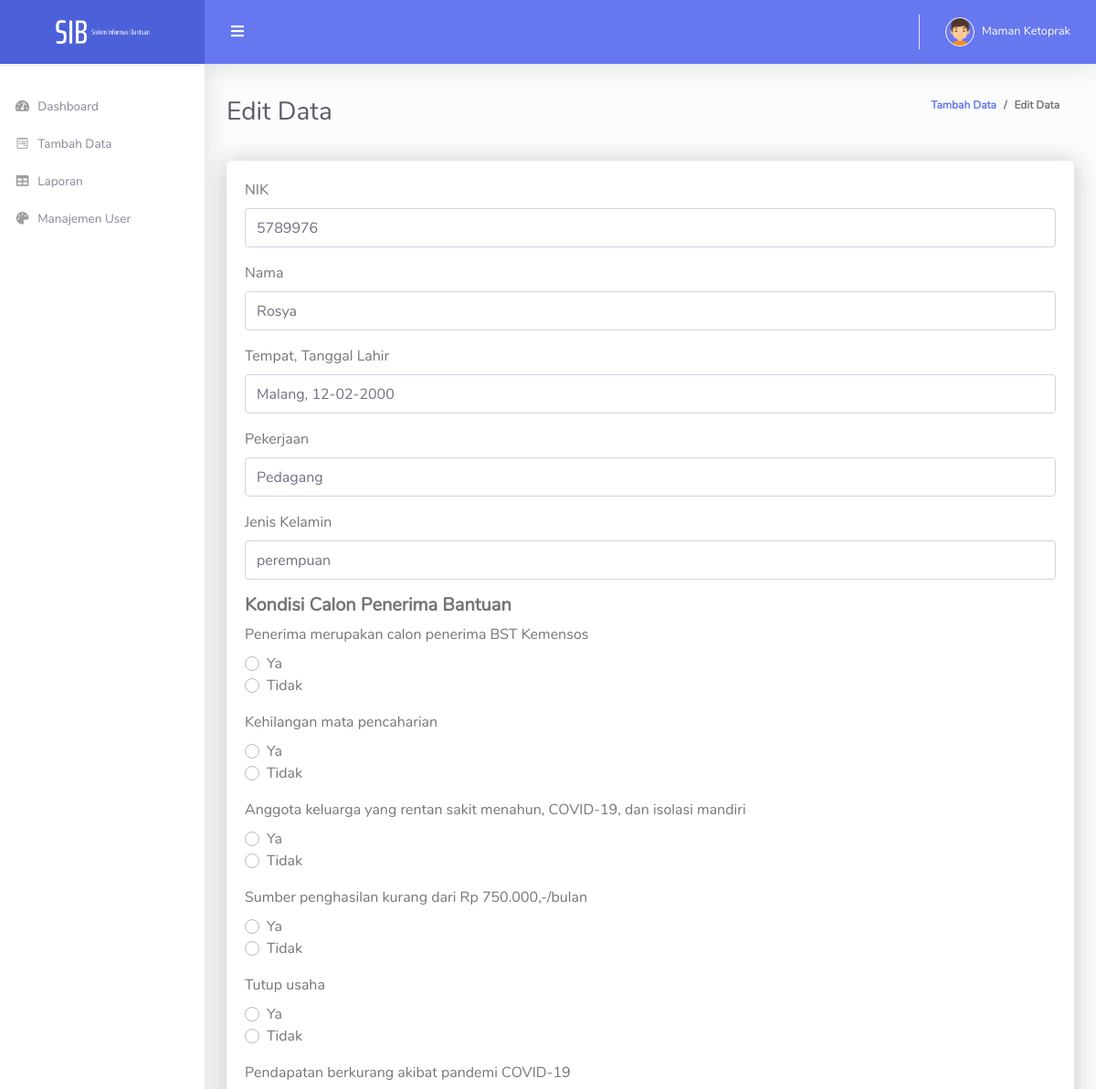
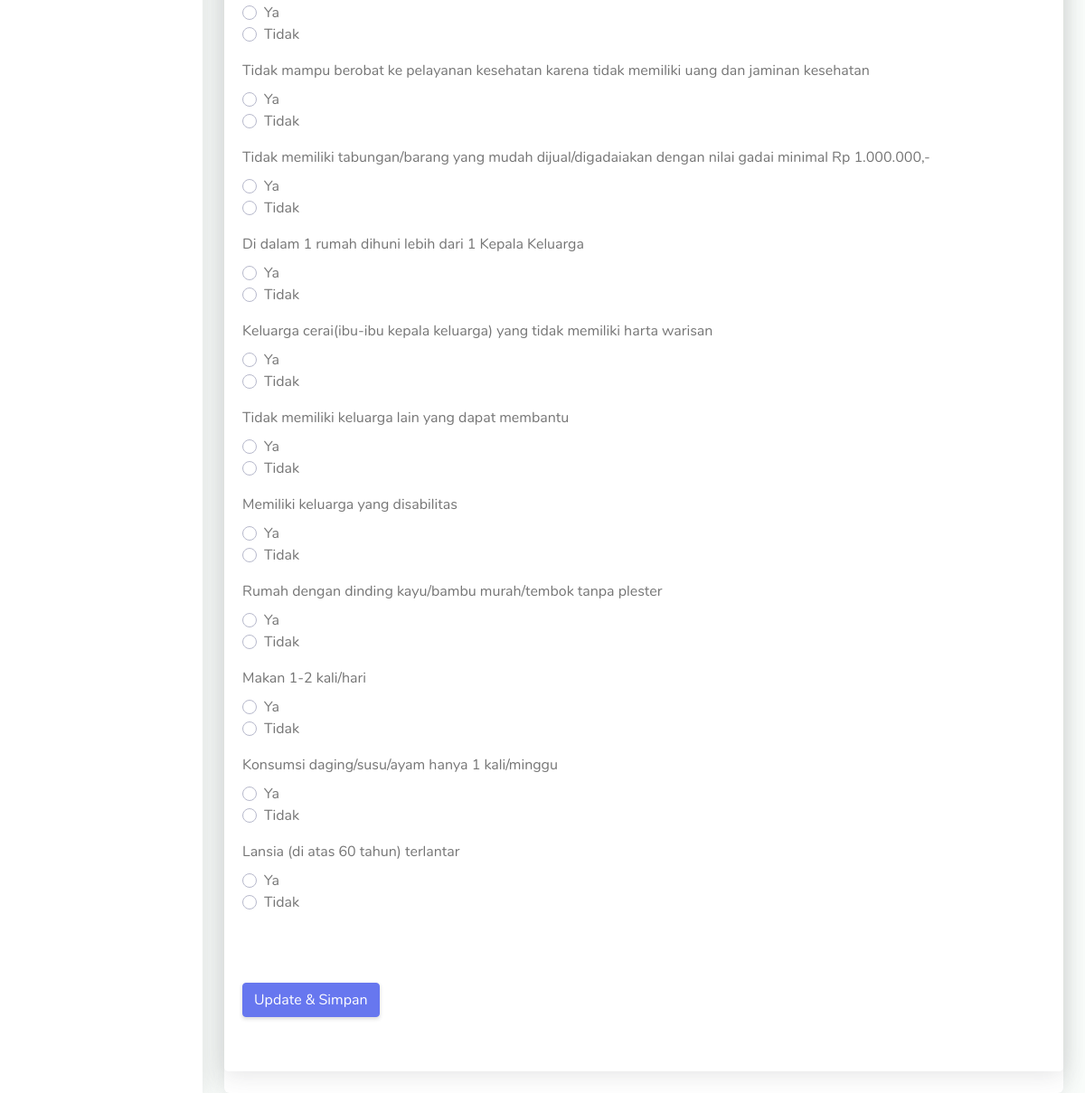
Page /tambahData/form_editData.php?id_penerima=4 on the committed database (2 pictures, top to bottom).
### tables this page shows
CREATE TABLE `datapenerima` (
  `id_penerima` int(11) NOT NULL,
  `nik` int(11) NOT NULL,
  `nama` varchar(225) NOT NULL,
  `ttl` varchar(100) NOT NULL,
  `pekerjaan` varchar(225) NOT NULL,
  `jenisKelamin` varchar(225) NOT NULL,
  `k1` tinyint(1) NOT NULL,
  `k2` tinyint(1) NOT NULL,
  `k3` tinyint(1) NOT NULL,
  `k4` tinyint(1) NOT NULL,
  `k5` tinyint(1) NOT NULL,
  `k6` tinyint(1) NOT NULL,
  `k7` tinyint(1) NOT NULL,
  `k8` tinyint(1) NOT NULL,
  `k9` tinyint(1) NOT NULL,
  `k10` tinyint(1) NOT NULL,
  `k11` tinyint(1) NOT NULL,
  `k12` tinyint(1) NOT NULL,
  `k13` tinyint(1) NOT NULL,
  `k14` tinyint(1) NOT NULL,
  `k15` tinyint(1) NOT NULL,
  `k16` tinyint(1) NOT NULL
);

### tambahData/form_editData.php (the view, shortened to what this page needs)
<!DOCTYPE html>
<html lang="en">
<head>
  <link href="../vendor/fontawesome-free/css/all.min.css" rel="stylesheet" type="text/css">
  <link href="../vendor/bootstrap/css/bootstrap.min.css" rel="stylesheet" type="text/css">
  <link href="../css/ruang-admin.min.css" rel="stylesheet">
</head>
<body id="page-top">
  <div id="wrapper">
    <ul class="navbar-nav sidebar sidebar-light accordion" id="accordionSidebar">
      <a class="sidebar-brand d-flex align-items-center justify-content-center" href="index.php">
        <div class="sidebar-brand-icon">
          <img src="../img/logo/SSIB.png">
        </div>
      </a>
      <hr class="sidebar-divider">
      <li class="nav-item">
        <a class="nav-link" href="../index.php">
          <i class="fas fa-fw fa-tachometer-alt"></i>
          <span>Dashboard</span>
        </a>
      </li>
      <li class="nav-item">
        <a class="nav-link collapsed" href="tambahData.php">
          <i class="fab fa-fw fa-wpforms"></i>
          <span>Tambah Data</span>
        </a>
      </li>
      <li class="nav-item">
        <a class="nav-link collapsed" href="../laporan.php">
          <i class="fas fa-fw fa-table"></i>
          <span>Laporan</span>
        </a>
      </li>
      <li class="nav-item">
        <a class="nav-link" href="../manageUser.php">
          <i class="fas fa-fw fa-palette"></i>
          <span>Manajemen User</span>
        </a>
      </li>
    </ul>
    <div id="content-wrapper" class="d-flex flex-column">
      <div id="content">
        <nav class="navbar navbar-expand navbar-light bg-navbar topbar mb-4 static-top">
          <button id="sidebarToggleTop" class="btn btn-link rounded-circle mr-3">
            <i class="fa fa-bars"></i>
          </button>
          <ul class="navbar-nav ml-auto">
            <li class="nav-item dropdown no-arrow">
              <a class="nav-link dropdown-toggle" href="#" id="userDropdown" role="button" data-toggle="dropdown"
                aria-haspopup="true" aria-expanded="false">
                <img class="img-profile rounded-circle" src="../img/boy.png" style="max-width: 60px">
                <span class="ml-2 d-none d-lg-inline text-white small">Maman Ketoprak</span>
              </a>
            </li>
          </ul>
        </nav>
        <div class="container-fluid" id="container-wrapper">
          <div class="d-sm-flex align-items-center justify-content-between mb-4">
            <h1 class="h3 mb-0 text-gray-800">Edit Data</h1>
            <ol class="breadcrumb">
              <li class="breadcrumb-item"><a href="../index.php">Tambah Data</a></li>
              <li class="breadcrumb-item">Edit Data</li>
            </ol>
          </div>
          <div class="row">
          <div class="col-lg-12">
              <div class="card">
                <div class="card mb-4">
                <div class="card-body">
                <?php
                include "../crudManageUser/config.php";
                $id_penerima = $_GET['id_penerima'];
                $query_mysqli = mysqli_query($koneksi,"SELECT * FROM datapenerima WHERE id_penerima='$id_penerima'")or die(mysqli_error($koneksi));
                while($data = mysqli_fetch_array($query_mysqli)){
                ?>
                <form action="../tambahData/updateData.php" method="post">
                    <div class="form-group">
                      <label for="username">NIK</label>
					            <input type="text" class="form-control" name="nik" value="<?php echo $data['nik'] ?>">
                    </div>
                    <div class="form-group">
                      <label for="password">Nama</label>
                      <input type="text" class="form-control" name="nama" value="<?php echo $data['nama'] ?>">
                    </div>
                    <div class="form-group">
                    <div class="form-group">
                      <label for="role">Tempat, Tanggal Lahir</label>
                      <input type="text" class="form-control" name="ttl" value="<?php echo $data['ttl'] ?>">
                    </div>
                    <div class="form-group">
                      <label for="role">Pekerjaan</label>
                      <input type="text" class="form-control" name="pekerjaan" value="<?php echo $data['pekerjaan'] ?>">
                    </div>
                    <div class="form-group">
                      <label for="role">Jenis Kelamin</label>
                      <input type="text" class="form-control" name="jenisKelamin" value="<?php echo $data['jenisKelamin'] ?>">
                    </div>
                    <h5><b>Kondisi Calon Penerima Bantuan</b></h5>
                    <div class="form-group">
                      <label>Penerima merupakan calon penerima BST Kemensos</label>
                      <div class="custom-control custom-radio">
                        <label class="custom-control-label" for="customRadio1">Ya </label>
                      </div>
                      <div class="custom-control custom-radio">
                        <label class="custom-control-label" for="customRadio2">Tidak</label>
                      </div>
                    </div>
                    <div class="form-group">
                      <label>Kehilangan mata pencaharian</label>
                      <div class="custom-control custom-radio">
                        <label class="custom-control-label" for="customRadio3">Ya </label>
                      </div>
                      <div class="custom-control custom-radio">
                        <label class="custom-control-label" for="customRadio4">Tidak</label>
                      </div>
                    </div>
                    <div class="form-group">
                      <label>Anggota keluarga yang rentan sakit menahun, COVID-19, dan isolasi mandiri</label>
                      <div class="custom-control custom-radio">
                        <label class="custom-control-label" for="customRadio5">Ya </label>
                      </div>
                      <div class="custom-control custom-radio">
                        <label class="custom-control-label" for="customRadio6">Tidak</label>
                      </div>
                    </div>
                    <div class="form-group">
                      <label>Sumber penghasilan kurang dari Rp 750.000,-/bulan</label>
                      <div class="custom-control custom-radio">
                        <label class="custom-control-label" for="customRadio7">Ya </label>
                      </div>
                      <div class="custom-control custom-radio">
                        <label class="custom-control-label" for="customRadio8">Tidak</label>
                      </div>
                    </div>
                    <div class="form-group">
                      <label>Tutup usaha</label>
                      <div class="custom-control custom-radio">
                        <label class="custom-control-label" for="customRadio9">Ya </label>
                      </div>
                      <div class="custom-control custom-radio">
                        <label class="custom-control-label" for="customRadio10">Tidak</label>
                      </div>
                    </div>
                    <div class="form-group">
                      <label>Pendapatan berkurang akibat pandemi COVID-19</label>
                      <div class="custom-control custom-radio">
                        <label class="custom-control-label" for="customRadio11">Ya </label>
                      </div>
                      <div class="custom-control custom-radio">
                        <label class="custom-control-label" for="customRadio12">Tidak</label>
                      </div>
                    </div>
                    <div class="form-group">
                      <label>Tidak mampu berobat ke pelayanan kesehatan karena tidak memiliki uang dan jaminan kesehatan</label>
                      <div class="custom-control custom-radio">
                        <label class="custom-control-label" for="customRadio13">Ya </label>
                      </div>
                      <div class="custom-control custom-radio">
                        <label class="custom-control-label" for="customRadio14">Tidak</label>
                      </div>
                    </div>
                    <div class="form-group">
                      <label>Tidak memiliki tabungan/barang yang mudah dijual/digadaiakan dengan nilai gadai minimal Rp 1.000.000,-</label>
                      <div class="custom-control custom-radio">
                        <label class="custom-control-label" for="customRadio15">Ya </label>
                      </div>
                      <div class="custom-control custom-radio">
                        <label class="custom-control-label" for="customRadio16">Tidak</label>
                      </div>
                    </div>
                    <div class="form-group">
                      <label>Di dalam 1 rumah dihuni lebih dari 1 Kepala Keluarga</label>
                      <div class="custom-control custom-radio">
                        <label class="custom-control-label" for="customRadio17">Ya </label>
                      </div>
                      <div class="custom-control custom-radio">
                        <label class="custom-control-label" for="customRadio18">Tidak</label>
                      </div>
                    </div>
                    <div class="form-group">
                      <label>Keluarga cerai(ibu-ibu kepala keluarga) yang tidak memiliki harta warisan</label>
                      <div class="custom-control custom-radio">
                        <label class="custom-control-label" for="customRadio19">Ya </label>
                      </div>
                      <div class="custom-control custom-radio">
                        <label class="custom-control-label" for="customRadio20">Tidak</label>
                      </div>
                    </div>
                    <div class="form-group">
                      <label>Tidak memiliki keluarga lain yang dapat membantu</label>
                      <div class="custom-control custom-radio">
                        <label class="custom-control-label" for="customRadio21">Ya </label>
                      </div>
                      <div class="custom-control custom-radio">
                        <label class="custom-control-label" for="customRadio22">Tidak</label>
                      </div>
                    </div>
                    <div class="form-group">
                      <label>Memiliki keluarga yang disabilitas</label>
                      <div class="custom-control custom-radio">
                        <label class="custom-control-label" for="customRadio23">Ya </label>
                      </div>
                      <div class="custom-control custom-radio">
                        <label class="custom-control-label" for="customRadio24">Tidak</label>
                      </div>
                    </div>
                    <div class="form-group">
                      <label>Rumah dengan dinding kayu/bambu murah/tembok tanpa plester</label>
                      <div class="custom-control custom-radio">
                        <label class="custom-control-label" for="customRadio25">Ya </label>
                      </div>
                      <div class="custom-control custom-radio">
                        <label class="custom-control-label" for="customRadio26">Tidak</label>
                      </div>
                    </div>
                    <div class="form-group">
                      <label>Makan 1-2 kali/hari</label>
                      <div class="custom-control custom-radio">
                        <label class="custom-control-label" for="customRadio27">Ya </label>
                      </div>
                      <div class="custom-control custom-radio">
                        <label class="custom-control-label" for="customRadio28">Tidak</label>
                      </div>
                    </div>
                    <div class="form-group">
                      <label>Konsumsi daging/susu/ayam hanya 1 kali/minggu</label>
                      <div class="custom-control custom-radio">
                        <label class="custom-control-label" for="customRadio29">Ya </label>
                      </div>
                      <div class="custom-control custom-radio">
                        <label class="custom-control-label" for="customRadio30">Tidak</label>
                      </div>
                    </div>
                    <div class="form-group">
                      <label>Lansia (di atas 60 tahun) terlantar</label>
                      <div class="custom-control custom-radio">
                        <label class="custom-control-label" for="customRadio31">Ya </label>
                      </div>
                      <div class="custom-control custom-radio">
                        <label class="custom-control-label" for="customRadio32">Tidak</label>
                      </div>
                    </div>
                    <div class="form-group">
                      <div class="custom-file">
                      </div>
                    </div>
                    <button type="submit" class="btn btn-primary">Update & Simpan</button>
                  </form>
                  <?php } ?>
                </div>
              </div>
                <div class="card-footer"></div>
              </div>
            </div>
          </div>
        </div>
      </div>
    </div>
  </div>
</body>
</html>

### rows in the picture
datapenerima: nik "5789976", nama "Rosya", ttl "Malang, 12-02-2000", pekerjaan "Pedagang", jenisKelamin "perempuan"
